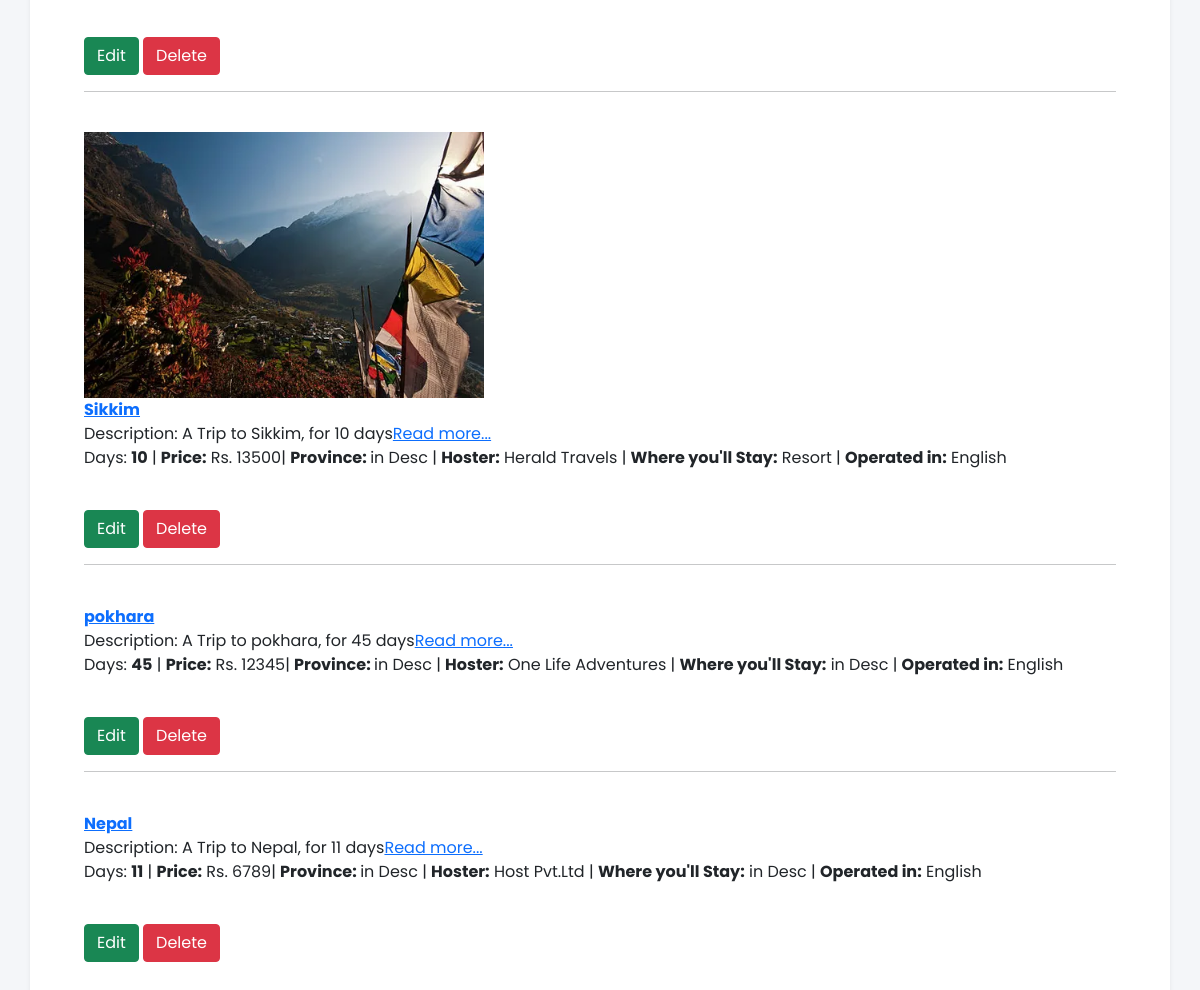
Before: /packView/ (signed in, lower part) with the older database file.
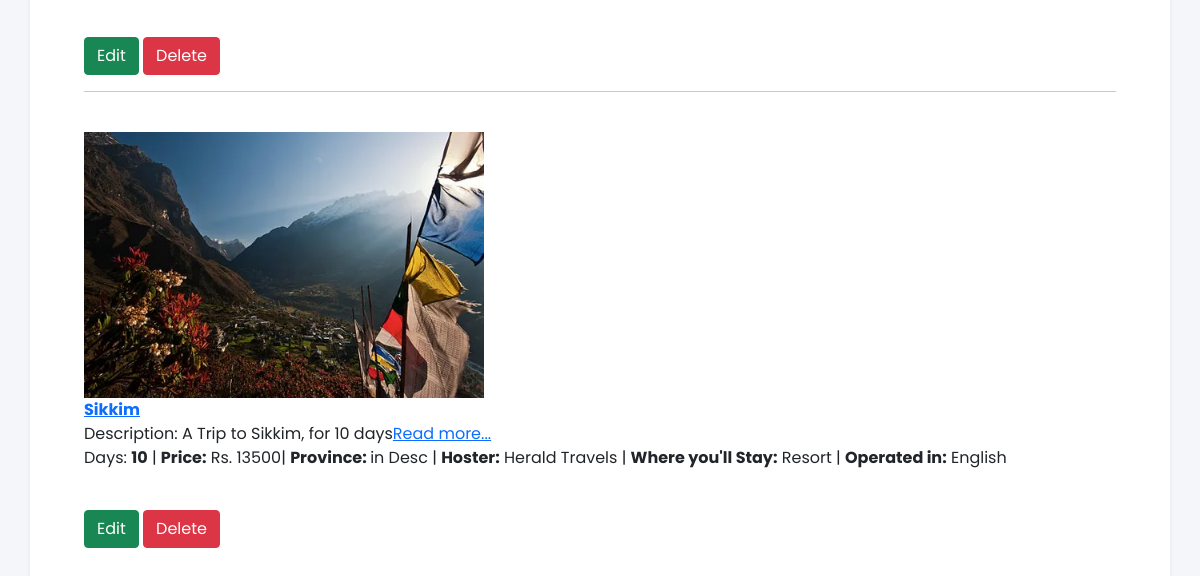
After: the same page with the newer database file.
### TourM/models.py (models this page shows, shortened)
class Post(models.Model):
    title = models.CharField(max_length=255)
    body = RichTextField()
    days = models.PositiveIntegerField(validators=[MaxValueValidator(100),MinValueValidator(1)])
    price = models.IntegerField(default='',null=False)
    Provinces = models.CharField(default='in_desc', max_length=255, null=False)
    Size = models.PositiveIntegerField(default='1', validators=[MaxValueValidator(100),MinValueValidator(11)])      #group size {if paxi availability add garne bhe useful}
    Hoster=models.CharField(max_length=255, null=False)
    Accomodation= models.CharField(default='', max_length=255, null=False)
    Transportation= models.CharField(default='', max_length=255, null=False)
    pack_img = models.ImageField(null = True, blank=True, upload_to="pacImages/")
    pack_img1 = models.ImageField(null = True, blank=True, upload_to="pacImages/")
    pack_img2 = models.ImageField(null = True, blank=True, upload_to="pacImages/")
    pack_img3 = models.ImageField(null = True, blank=True, upload_to="pacImages/")
    pack_img4 = models.ImageField(null = True, blank=True, upload_to="pacImages/")

### TourM/views.py (the view)
# urls.py: path('packView/', views.PackView, name="PackView"),
def PackView(request):
    model = Post
    post = model.objects.all()
    post_count = Post.objects.count()
    return render(request,'ad_pack.html',{'Packages': post,'post_count':post_count})

### TourM/templates/ad_pack.html (shortened to what this page needs)
{%extends 'adminbase.html'%} {%block title%}information{%endblock%} {%block content%} {% if user.is_superuser %}
<section class="p-4 my-container">
    {% for post in Packages %}
    <hr>
    <br> {% if post.pack_img%}
    <img src=" {{post.pack_img.url }}" width="400px"><br> {%endif%}
    <b><a href="{% url 'pack_detailView' post.pk %}">{{post.title}}</a></b>
    <br> Description: A Trip to {{post.title}}, for {{post.days}} days<a href="{% url 'pack_detailView' post.pk %}">Read more...</a>
    <p> Days: <b>{{post.days}}</b> |
        <b>Price:</b> Rs. {{post.price}}|
        <b>Province: </b> {{post.Provinces}} |
        <b>Hoster:</b> {{post.Hoster}} |
        <b>Where you'll Stay:</b> {{post.Accomodation}} |
        <b>Operated in:</b> English
    </p>
    <br>
    <a href="{% url 'UpdatePost' post.pk %}"><span class="btn btn-success">Edit</span></a>
    <a href="{% url 'DeletePost' post.pk %}"><span class="btn btn-danger">Delete</span></a>
    <br> {% endfor%} {%else%}
    <h1>you are not allowed here</h1>
    <a href="{%url 'homepage'%}">Redirect</a>{%endif%}
</section>
{%endblock%}

Changed rows visible on the page:
removed Post: title "pokhara", days "45", price "12345", Provinces "in Desc", Hoster "One Life Adventures", Accomodation "in Desc"
removed Post: title "Nepal", days "11", price "6789", Provinces "in Desc", Hoster "Host Pvt.Ltd", Accomodation "in Desc"
